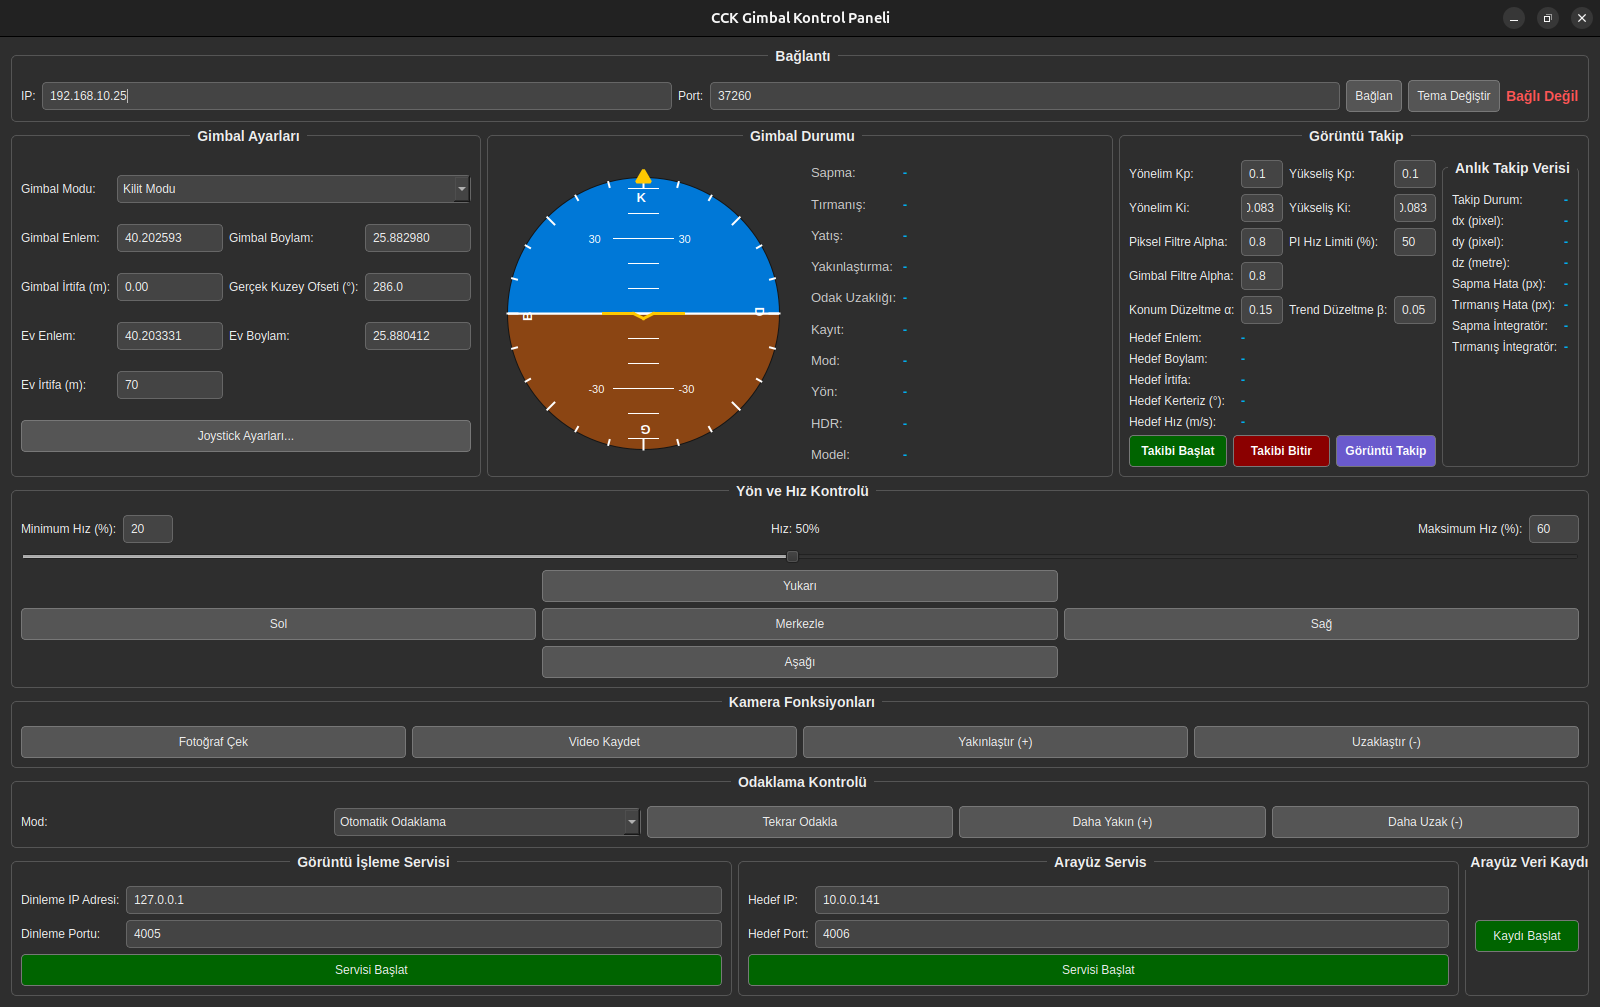

Write Python code to recreate this figure.
import sys
import threading
import socket
import json
import math
import time
import queue
import collections
import csv
from datetime import datetime
from PyQt5.QtWidgets import (QApplication, QWidget, QVBoxLayout, QHBoxLayout,
                             QPushButton, QSlider, QLabel, QGridLayout, QGroupBox,
                             QLineEdit, QComboBox, QDialog, QDialogButtonBox, QCheckBox)
from PyQt5.QtCore import Qt, QTimer, QPointF, QObject, pyqtSignal
from PyQt5.QtGui import (QPainter, QColor, QFont, QPen, QBrush, QPolygonF, QPainterPath)

try:
    import pygame
    PYGAME_AVAILABLE = True
except ImportError:
    PYGAME_AVAILABLE = False
    print("Uyarı: Pygame modülü bulunamadı. Joystick özellikleri devre dışı bırakıldı.")

try:
    from siyi_sdk import SIYISDK
except ImportError:
    print("Uyarı: SIYISDK modülü bulunamadı. Lütfen siyi_sdk.py dosyasının projenizde olduğundan emin olun.")
    class SIYISDK:
        def __init__(self, *args, **kwargs): self._connected = False
        def connect(self): self._connected = True; print("Sahte SIYISDK: Bağlandı."); return True
        def disconnect(self): self._connected = False; print("Sahte SIYISDK: Bağlantı kesildi.")
        def isConnected(self): return self._connected
        def getAttitude(self): return 0.0, 0.0, 0.0
        def getCurrentZoomLevel(self): return 1.0
        def getGimbalInfo(self): return type('info', (object,), {'record_state': 0, 'motion_mode': 0, 'mount_dir': 1, 'hdr_sta': 0})()
        def setGimbalSpeed(self, yaw, pitch): pass
        def requestCenterGimbal(self): pass
        def takePhoto(self): pass
        def toggleRecording(self): pass
        def requestManualZoom(self, direction): pass
        def setMotionMode(self, mode): pass
        def requestAutoFocus(self): pass
        def requestManualFocus(self, direction): pass
        def getCameraTypeString(self): return "Sahte Kamera"

class AttitudeIndicator(QWidget):
    """
    Gimbal'in Yaw, Pitch ve Roll açılarını gösteren bir yapay ufuk göstergesi widget'ı.
    """
    
    COLOR_BACKGROUND = QColor(20, 20, 20)
    COLOR_SKY = QColor(0, 120, 215)
    COLOR_GROUND = QColor(139, 69, 19)
    COLOR_TEXT_AND_LINES = QColor(Qt.white)
    COLOR_AIRCRAFT_SYMBOL = QColor(255, 200, 0)
    
    PIXELS_PER_DEGREE_PITCH = 2.5
    
    def __init__(self, parent=None):
        super().__init__(parent)
        self.yaw = 0.0
        self.pitch = 0.0
        self.roll = 0.0
        self.setMinimumSize(220, 220)

    def set_attitude(self, yaw, pitch, roll):
        """
        Göstergenin açılarını günceller ve yeniden çizilmesini tetikler.
        """
        self.yaw = yaw
        self.pitch = pitch
        self.roll = roll
        self.update()

    def paintEvent(self, event):
        """
        Qt tarafından çağrılan ve widget'ı boyayan ana metot.
        """
        painter = QPainter(self)
        painter.setRenderHint(QPainter.Antialiasing)
        
        width = self.width()
        height = self.height()
        center = QPointF(width / 2, height / 2)
        radius = min(width, height) / 2 - 10

        self._draw_background_bezel(painter, center, radius)
        self._draw_artificial_horizon(painter, center, radius)
        self._draw_compass(painter, center, radius)
        self._draw_aircraft_symbol(painter, center)
        
    def _draw_background_bezel(self, painter, center, radius):
        """
        Göstergenin dairesel arka planını ve çerçevesini çizer.
        """
        painter.setPen(Qt.NoPen)
        painter.setBrush(self.COLOR_BACKGROUND)
        painter.drawEllipse(center, radius, radius)
        
    def _draw_artificial_horizon(self, painter, center, radius):
        """
        Yapay ufku (gökyüzü/yer) ve pitch merdivenini çizer.
        Bu bölüm, pitch ve roll açılarına göre hareket eder.
        """
        painter.save()
        
        clip_path = QPainterPath()
        clip_path.addEllipse(QPointF(0, 0), radius - 1, radius - 1)

        painter.translate(center)
        painter.setClipPath(clip_path)

        painter.rotate(self.roll)
        painter.translate(0, self.pitch * self.PIXELS_PER_DEGREE_PITCH)
        
        huge_rect_size = int(radius * 4)
        painter.setPen(QPen(self.COLOR_TEXT_AND_LINES, 2))
        painter.setFont(QFont("Arial", 8))
        painter.setBrush(self.COLOR_GROUND)
        painter.drawRect(-huge_rect_size, 0, huge_rect_size * 2, huge_rect_size)
        painter.setBrush(self.COLOR_SKY)
        painter.drawRect(-huge_rect_size, -huge_rect_size, huge_rect_size * 2, huge_rect_size)

        for p_angle in range(-90, 91, 10):
            y_pos = int(-p_angle * self.PIXELS_PER_DEGREE_PITCH)
            
            is_major_tick = (p_angle % 30 == 0)
            length = 30 if is_major_tick else 15
            pen_width = 2 if p_angle == 0 else 1 
            
            painter.setPen(QPen(self.COLOR_TEXT_AND_LINES, pen_width))
            painter.drawLine(-length, y_pos, length, y_pos)
            
            if is_major_tick and p_angle != 0:
                painter.drawText(-length - 25, y_pos + 4, str(p_angle))
                painter.drawText(length + 5, y_pos + 4, str(p_angle))
                
        painter.restore()

    def _draw_compass(self, painter, center, radius):
        """
        Pusula halkasını (yaw göstergesi) çizer.
        Bu bölüm, yaw açısına göre döner.
        """
        painter.save()
        painter.translate(center)
        painter.rotate(-self.yaw) 
        
        painter.setPen(QPen(self.COLOR_TEXT_AND_LINES, 2))
        painter.setFont(QFont("Arial", 10, QFont.Bold))

        for angle_deg in range(0, 360, 15):
            painter.save()
            painter.rotate(angle_deg)
            
            is_major_tick = (angle_deg % 45 == 0)
            tick_length = 10 if is_major_tick else 5
            
            painter.drawLine(0, int(-radius), 0, int(-radius + tick_length))
            
            if is_major_tick:
                cardinal_points = {0: "K", 90: "D", 180: "G", 270: "B"}
                point_text = cardinal_points.get(angle_deg, "")
                painter.drawText(QPointF(-7, -radius + 25), point_text)
                
            painter.restore()
            
        painter.restore()
        
    def _draw_aircraft_symbol(self, painter, center):
        """
        Ekranın ortasında duran sabit uçak sembolünü ve yaw işaretçisini çizer.
        """
        painter.translate(center)
        
        pen = QPen(self.COLOR_AIRCRAFT_SYMBOL, 3)
        brush = QBrush(self.COLOR_AIRCRAFT_SYMBOL)
        painter.setPen(pen)
        painter.setBrush(brush)
        
        yaw_pointer_poly = QPolygonF([
            QPointF(0, -self.height()/2+10),   
            QPointF(-7, -self.height()/2+22),
            QPointF(7, -self.height()/2+22)
        ])
        painter.drawPolygon(yaw_pointer_poly)

        painter.drawLine(-40, 0, -10, 0) 
        painter.drawLine(10, 0, 40, 0) 
        painter.drawLine(-10, 0, 0, 5) 
        painter.drawLine(10, 0, 0, 5)

if PYGAME_AVAILABLE:
    class JoystickConfigDialog(QDialog):
        """
        Kullanıcının joystick'lerini seçmesine ve gimbal eylemlerini (eksenler, düğmeler, POV Hat)
        bu joystick'lere atamasına olanak tanıyan bir yapılandırma penceresi.
        """
        config_saved = pyqtSignal(dict)
        
        ACTIONS = {
            "Yönelim (Yaw)": {"type": "axis", "key": "YAW_AXIS", "rev_key": "REVERSE_YAW"},
            "Yükseliş (Pitch)": {"type": "axis", "key": "PITCH_AXIS", "rev_key": "REVERSE_PITCH"},
            "Gimbal Hız": {"type": "axis", "key": "SPEED_AXIS", "rev_key": "REVERSE_SPEED"},
            "Fotoğraf Çek": {"type": "button", "key": "PHOTO_BUTTON"},
            "Video Kaydet": {"type": "button", "key": "RECORD_BUTTON"},
            "Takibi Başlat": {"type": "button", "key": "TRACK_START_BUTTON"},
            "Takibi Bitir": {"type": "button", "key": "TRACK_STOP_BUTTON"},
            "Görüntü Takip": {"type": "button", "key": "TRACK_RESET_BUTTON"},
            "Zoom In (+)": {"type": "button", "key": "ZOOM_IN_BUTTON"},
            "Zoom Out (-)": {"type": "button", "key": "ZOOM_OUT_BUTTON"},
            "Odak Yakınlaştır (+)": {"type": "button", "key": "FOCUS_NEAR_BUTTON"},
            "Odak Uzaklaştır (-)": {"type": "button", "key": "FOCUS_FAR_BUTTON"},
        }
        
        def __init__(self, current_config, parent=None):
            super().__init__(parent)
            self.setWindowTitle("Joystick Ayarları"); self.setMinimumWidth(500)
            self.config, self.widgets = current_config, {}
            pygame.joystick.init()
            main_layout = QVBoxLayout(self)
            form_layout, button_box = self._create_form_layout(), self._create_button_box()
            main_layout.addLayout(form_layout); main_layout.addWidget(button_box)
            if pygame.joystick.get_count() > 0: self.populate_axes_and_buttons(); self.load_config_to_ui()

        def _create_form_layout(self):
            form_layout = QGridLayout()
            self._create_joystick_selector(form_layout)
            for row, (name, data) in enumerate(self.ACTIONS.items(), 1): self._create_action_row(form_layout, name, data, row)
            return form_layout

        def _create_joystick_selector(self, layout):
            self.joy_select = QComboBox()
            joystick_count = pygame.joystick.get_count()
            if joystick_count == 0: self.joy_select.addItem("Joystick Bulunamadı")
            else:
                for i in range(joystick_count): self.joy_select.addItem(pygame.joystick.Joystick(i).get_name())
            self.joy_select.currentIndexChanged.connect(self.populate_axes_and_buttons)
            layout.addWidget(QLabel("Joystick:"), 0, 0); layout.addWidget(self.joy_select, 0, 1, 1, 2)

        def _create_action_row(self, layout, name, data, row):
            combo = QComboBox(); self.widgets[data["key"]] = combo
            detect_btn = QPushButton("Oto. Algıla"); detect_btn.clicked.connect(lambda ch, action_name=name: self.auto_detect(action_name))
            layout.addWidget(QLabel(name + ":"), row, 0); layout.addWidget(combo, row, 1); layout.addWidget(detect_btn, row, 2)
            if data["type"] == "axis":
                checkbox = QCheckBox("Ters Çevir"); self.widgets[data["rev_key"]] = checkbox; layout.addWidget(checkbox, row, 3)

        def _create_button_box(self):
            button_box = QDialogButtonBox(QDialogButtonBox.Save | QDialogButtonBox.Cancel)
            button_box.accepted.connect(self.save_and_accept); button_box.rejected.connect(self.reject)
            return button_box

        def populate_axes_and_buttons(self):
            joy_index = self.joy_select.currentIndex()
            if joy_index < 0: return
            joystick = pygame.joystick.Joystick(joy_index)
            axis_items = ["-"]+[f"Eksen {i}" for i in range(joystick.get_numaxes())]
            button_items = ["-"]+[f"Düğme {i}" for i in range(joystick.get_numbuttons())]
            hat_directions = {"Yukarı":(0,1),"Aşağı":(0,-1),"Sol":(-1,0),"Sağ":(1,0)}
            for i in range(joystick.get_numhats()):
                for name in hat_directions: button_items.append(f"Hat {i} {name}")
            for data in self.ACTIONS.values(): 
                self.widgets[data["key"]].clear()
                self.widgets[data["key"]].addItems(axis_items if data["type"] == "axis" else button_items)
        
        def load_config_to_ui(self):
            for data in self.ACTIONS.values():
                if data["key"] in self.config:
                    index = self.widgets[data["key"]].findText(str(self.config[data['key']]))
                    if index > -1: self.widgets[data["key"]].setCurrentIndex(index)
                    else: 
                        text_to_find = f"{'Eksen' if data['type']=='axis' else 'Düğme'} {self.config[data['key']]}"
                        index = self.widgets[data["key"]].findText(text_to_find)
                        if index > -1: self.widgets[data["key"]].setCurrentIndex(index)
                if data.get("rev_key") and data["rev_key"] in self.config: self.widgets[data["rev_key"]].setChecked(self.config[data["rev_key"]])

        def auto_detect(self, action_name):
            data, widget = self.ACTIONS[action_name], self.widgets[data["key"]]
            detect_dialog = QDialog(self); detect_dialog.setWindowTitle(f"{action_name} Algılanıyor...")
            detect_dialog.setLayout(QVBoxLayout()); detect_dialog.layout().addWidget(QLabel("Lütfen istediğiniz düğmeye basın veya ekseni/POV'u hareket ettirin."))
            detect_dialog.show()
            pygame.event.clear(); found, start_time = False, time.time()
            while not found and time.time() - start_time < 5:
                QApplication.processEvents()
                for event in pygame.event.get():
                    detected_text = None
                    if data["type"] == "axis" and event.type == pygame.JOYAXISMOTION and abs(event.value) > 0.8: detected_text, found = f"Eksen {event.axis}", True
                    elif data["type"] == "button" and event.type == pygame.JOYBUTTONDOWN: detected_text, found = f"Düğme {event.button}", True
                    elif data["type"] == "button" and event.type == pygame.JOYHATMOTION:
                        hat_id, value = event.hat, event.value
                        if value == (0, 1): detected_text = f"Hat {hat_id} Yukarı"
                        elif value == (0, -1): detected_text = f"Hat {hat_id} Aşağı"
                        elif value == (-1, 0): detected_text = f"Hat {hat_id} Sol"
                        elif value == (1, 0): detected_text = f"Hat {hat_id} Sağ"
                        if detected_text: found = True
                    if found and detected_text:
                        index = widget.findText(detected_text)
                        if index > -1: widget.setCurrentIndex(index)
                        break
            detect_dialog.close()

        def save_and_accept(self):
            new_config = {}
            for data in self.ACTIONS.values():
                text = self.widgets[data["key"]].currentText()
                if text != "-": new_config[data["key"]] = text
                if data.get("rev_key"): new_config[data["rev_key"]] = self.widgets[data["rev_key"]].isChecked()
            self.config_saved.emit(new_config); self.accept()

    class JoystickHandler(QObject):
        axis_moved = pyqtSignal(int, float); button_pressed = pyqtSignal(int)
        button_released = pyqtSignal(int); joystick_disconnected = pyqtSignal()
        hat_moved = pyqtSignal(int, tuple)

        def __init__(self):
            super().__init__(); self._stop_event = threading.Event(); self.joystick = None

        def run(self):
            pygame.joystick.init()
            if pygame.joystick.get_count() > 0: self.joystick = pygame.joystick.Joystick(0); self.joystick.init()
            else: self.joystick_disconnected.emit(); return
            while not self._stop_event.is_set():
                for event in pygame.event.get():
                    if event.type == pygame.JOYAXISMOTION:
                        value = self.joystick.get_axis(event.axis)
                        if abs(value) < 0.1: value = 0.0
                        self.axis_moved.emit(event.axis, value)
                    elif event.type == pygame.JOYBUTTONDOWN: self.button_pressed.emit(event.button)
                    elif event.type == pygame.JOYBUTTONUP: self.button_released.emit(event.button)
                    elif event.type == pygame.JOYHATMOTION: self.hat_moved.emit(event.hat, event.value)
                time.sleep(0.01)
                
        def stop(self): self._stop_event.set()

class GimbalGUI(QWidget):
    def __init__(self):
        super().__init__()
        self.cam=None; self.gimbal_speed=50; self.motion_modes={"Kilit Modu":3, "Takip Modu":4, "FPV Modu":5}; self.record_map={0:"Durdu", 1:"Kaydediyor", 2:"Kart Yok", 3:"Veri Kaybı"}
        self.mode_map={0:"Kilit", 1:"Takip", 2:"FPV"}; self.mount_map={1:"Normal", 2:"Ters"}; self.hdr_map={0:"Kapalı", 1:"Açık"}
        self.tracker_socket=None; self.tracker_client_addr=None
        self.tracker_handler_thread=None; self.tracker_thread_stop_flag=threading.Event(); self.interface_socket=None
        self.tracker_dx=0; self.tracker_dy=0; self.tracker_dz=0.0; self.tracker_status=0; self.gui_tracker_enabled=False; self.is_manual_control=False; self.yaw_integral_error=0.0; self.pitch_integral_error=0.0
        self.yaw_error = 0.0; self.pitch_error = 0.0
        self.last_control_time=time.time(); self.target_lat=0.0; self.target_lon=0.0; self.target_alt=0.0; self.tracker_data_queue=queue.Queue()
        self.last_tracker_data_time = 0
        self.joystick_handler=None; self.joystick_thread=None; self.joystick_values={}
        self.joystick_config = self.load_joystick_config()
        self.gui_config = self.load_gui_config()
        self._define_stylesheets(); self.is_dark_theme=True
        self.image_tracker_reset_flag = 0
        
        self.filtered_dx = 0.0
        self.filtered_dy = 0.0
        self.filtered_heading = 0.0
        self.filtered_pitch = 0.0
        
        self.prev_target_lat = 0.0
        self.prev_target_lon = 0.0
        self.prev_target_alt = 0.0
        self.last_target_update_time = time.time()

        self.current_target_heading = 0.0
        self.current_target_velocity = 0.0

        self.velocity_buffer = []
        self.heading_buffer = []
        self.MEDIAN_FILTER_WINDOW_SIZE = 30
        
        # --- Veri Kaydı (Loglama) Durumları ---
        self.is_logging = False
        self.log_file = None
        self.csv_writer = None
        
        # Yumuşatma Filtresi Değişkenleri
        self.filter_initialized = False
        self.smoothed_lat = 0.0
        self.lat_trend = 0.0
        self.smoothed_lon = 0.0
        self.lon_trend = 0.0
        self.smoothed_alt = 0.0
        self.alt_trend = 0.0
        
        self.initUI()
        self.main_update_timer=QTimer(self); self.main_update_timer.timeout.connect(self._main_update_loop); self.loop_counter=0
        self.blink_timer=QTimer(self); self.blink_timer.timeout.connect(self.toggle_tracker_button_blink); self.blink_on=False
    
    def initUI(self):
        self.setWindowTitle('CCK Gimbal Kontrol Paneli'); self.setGeometry(100,100,1600,800); self._apply_stylesheet(self.dark_style)
        main_layout=QVBoxLayout(self); top_layout = QHBoxLayout(); bottom_layout = QHBoxLayout()
        top_layout.addWidget(self.create_settings_group(), 3); top_layout.addWidget(self.create_status_group(), 4); top_layout.addWidget(self.create_tracker_control_group(), 3)
        main_layout.addWidget(self.create_connection_group()); main_layout.addLayout(top_layout)
        main_layout.addWidget(self.create_movement_group()); main_layout.addWidget(self.create_camera_actions_group()); main_layout.addWidget(self.create_focus_group())
        
        bottom_layout.addWidget(self.create_tracker_group())
        bottom_layout.addWidget(self.create_interface_service_group())
        bottom_layout.addWidget(self.create_logging_group())
        main_layout.addLayout(bottom_layout)

        self.toggle_controls(False)
        if PYGAME_AVAILABLE:
            self.setup_joystick()

    # --- Core Logic & Main Loop ---
    def _calculate_focal_length(self, zoom_level, curve_factor=1.0):
        MIN_FOCAL_LENGTH = 4.5; MAX_FOCAL_LENGTH = 148.4; MAX_OPTICAL_ZOOM = 30.0; DIGITAL_ZOOM_DAMPENING_FACTOR = 0.5
        if zoom_level > MAX_OPTICAL_ZOOM:
            dampened_ratio = math.pow(zoom_level / MAX_OPTICAL_ZOOM, DIGITAL_ZOOM_DAMPENING_FACTOR)
            return MAX_FOCAL_LENGTH * dampened_ratio
        if zoom_level <= 1.0: return MIN_FOCAL_LENGTH
        log_zoom_ratio = math.log(zoom_level) / math.log(MAX_OPTICAL_ZOOM)
        curved_ratio = math.pow(log_zoom_ratio, curve_factor)
        focal_length = MIN_FOCAL_LENGTH * math.pow(MAX_FOCAL_LENGTH / MIN_FOCAL_LENGTH, curved_ratio)
        return focal_length
    
    def _haversine_distance(self, lat1, lon1, lat2, lon2):
        R = 6371000; lat1_rad, lon1_rad = math.radians(lat1), math.radians(lon1); lat2_rad, lon2_rad = math.radians(lat2), math.radians(lon2)
        dlat, dlon = lat2_rad - lat1_rad, lon2_rad - lon1_rad
        a = math.sin(dlat / 2)**2 + math.cos(lat1_rad) * math.cos(lat2_rad) * math.sin(dlon / 2)**2
        c = 2 * math.atan2(math.sqrt(a), math.sqrt(1 - a)); return R * c

    def _calculate_bearing(self, lat1, lon1, lat2, lon2):
        lat1_rad, lon1_rad = math.radians(lat1), math.radians(lon1); lat2_rad, lon2_rad = math.radians(lat2), math.radians(lon2)
        dlon = lon2_rad - lon1_rad
        y = math.sin(dlon) * math.cos(lat2_rad); x = math.cos(lat1_rad) * math.sin(lat2_rad) - math.sin(lat1_rad) * math.cos(lat2_rad) * math.cos(dlon)
        bearing_rad = math.atan2(y, x); return (math.degrees(bearing_rad) + 360) % 360
    
    def _apply_median_filter(self, new_value, buffer):
        buffer.append(new_value)
        if len(buffer) > self.MEDIAN_FILTER_WINDOW_SIZE: buffer.pop(0)
        if not buffer: return 0.0
        sorted_buffer, mid = sorted(buffer), len(buffer) // 2
        return (sorted_buffer[mid - 1] + sorted_buffer[mid]) / 2 if len(sorted_buffer) % 2 == 0 else sorted_buffer[mid]
    
    def _apply_angular_median_filter(self, new_value, buffer):
        buffer.append(new_value)
        if len(buffer) > self.MEDIAN_FILTER_WINDOW_SIZE: buffer.pop(0)
        if not buffer: return 0.0
        sorted_buffer = sorted(buffer)
        if len(sorted_buffer) > 2 and (sorted_buffer[-1] - sorted_buffer[0]) > 180.0:
            shifted_buffer = sorted([val + 360 if val < 180 else val for val in sorted_buffer])
        else: shifted_buffer = sorted_buffer
        mid = len(shifted_buffer) // 2
        median = (shifted_buffer[mid - 1] + shifted_buffer[mid]) / 2.0 if len(shifted_buffer) % 2 == 0 else shifted_buffer[mid]
        return median % 360.0

    def _send_focal_length_response(self, focal_length, zoom, gimbal_tracker_status):
        if self.tracker_socket and self.tracker_client_addr:
            try:
                response_data = {"focal_length": round(focal_length, 2), "zoom": round(zoom, 2), "gimbal_tracker_status": gimbal_tracker_status, "image_tracker_reset": self.image_tracker_reset_flag}
                self.tracker_socket.sendto(json.dumps(response_data).encode('utf-8'), self.tracker_client_addr)
            except (socket.error, Exception): pass
    
    def _main_update_loop(self):
        if not(self.cam and self.cam.isConnected()): return
        if self.tracker_button.isChecked() and self.tracker_client_addr and self.last_tracker_data_time != 0 and (time.time() - self.last_tracker_data_time > 2.0):
            print("Tracker data timeout!"); self.reset_tracker_state()
        self.loop_counter+=1 
        raw_yaw,raw_pitch,raw_roll,zoom,info=self._get_data_from_sources()
        heading,pitch,roll=self._process_and_calculate_values(raw_yaw,raw_pitch,raw_roll)
        focal_length = self._calculate_focal_length(zoom,curve_factor=1.25)
        self._send_focal_length_response(focal_length, zoom, 1 if self.gui_tracker_enabled else 0)
        is_tracking=self.gui_tracker_enabled and self.tracker_status==1
        self._execute_control_logic(is_tracking)
        self._update_target_kinematics(is_tracking)
        self._update_gui_widgets(raw_yaw,heading,pitch,roll,zoom,focal_length,info,is_tracking)
        if self.loop_counter%3==0: self._send_service_data(heading,is_tracking)

        if self.is_logging and self.loop_counter % 5 == 0:
            log_data = collections.OrderedDict()
            # --- Sensör ve Hesaplanan Veriler ---
            log_data['raw_yaw'] = f"{raw_yaw:.2f}"; log_data['raw_pitch'] = f"{raw_pitch:.2f}"; log_data['raw_roll'] = f"{raw_roll:.2f}"
            log_data['filtered_heading'] = f"{heading:.2f}"; log_data['filtered_pitch'] = f"{pitch:.2f}"
            log_data['zoom_level'] = f"{zoom:.1f}"; log_data['focal_length'] = f"{focal_length:.1f}"
            log_data['record_state'] = info.record_state; log_data['motion_mode'] = info.motion_mode
            log_data['mount_dir'] = info.mount_dir; log_data['hdr_state'] = info.hdr_sta
            log_data['tracker_status'] = self.tracker_status; log_data['tracker_dx'] = self.tracker_dx
            log_data['tracker_dy'] = self.tracker_dy; log_data['tracker_dz'] = f"{self.tracker_dz:.2f}"
            log_data['is_gui_tracking_enabled'] = self.gui_tracker_enabled
            log_data['target_latitude'] = f"{self.target_lat:.7f}"; log_data['target_longitude'] = f"{self.target_lon:.7f}"
            log_data['target_altitude'] = f"{self.target_alt:.2f}"; log_data['target_velocity'] = f"{self.current_target_velocity:.2f}"
            log_data['target_heading'] = f"{self.current_target_heading:.2f}"; log_data['yaw_pi_error'] = f"{self.yaw_error:.2f}"
            log_data['pitch_pi_error'] = f"{self.pitch_error:.2f}"; log_data['yaw_pi_integrator'] = f"{self.yaw_integral_error:.2f}"
            log_data['pitch_pi_integrator'] = f"{self.pitch_integral_error:.2f}"
            # --- Arayüzden Girilen Değerler ---
            log_data['kp_yaw'] = self.kp_yaw_input.text(); log_data['ki_yaw'] = self.ki_yaw_input.text()
            log_data['kp_pitch'] = self.kp_pitch_input.text(); log_data['ki_pitch'] = self.ki_pitch_input.text()
            log_data['pixel_filter_alpha'] = self.filter_alpha_input.text(); log_data['pi_speed_limit'] = self.pi_speed_limit_input.text()
            log_data['gimbal_filter_alpha'] = self.gimbal_filter_alpha_input.text()
            log_data['max_jump_distance'] = self.max_jump_distance_input.text()
            log_data['smoothing_alpha'] = self.smoothing_alpha_input.text()
            log_data['smoothing_beta'] = self.smoothing_beta_input.text()
            log_data['gimbal_lat_input'] = self.gimbal_lat_input.text(); log_data['gimbal_lon_input'] = self.gimbal_lon_input.text()
            log_data['gimbal_alt_input'] = self.gimbal_alt_input.text(); log_data['north_offset_input'] = self.true_north_offset_input.text()
            log_data['home_lat_input'] = self.home_lat_input.text(); log_data['home_lon_input'] = self.home_lon_input.text()
            log_data['home_alt_input'] = self.home_alt_input.text(); log_data['min_speed_input'] = self.min_speed_input.text()
            log_data['max_speed_input'] = self.max_speed_input.text()
            self._write_log_entry(log_data)

    def _get_data_from_sources(self):
        try: 
            tracker_data = self.tracker_data_queue.get_nowait()
            raw_dx = tracker_data.get('dx', 0); raw_dy = tracker_data.get('dy', 0)
            try: alpha = max(0.0, min(1.0, float(self.filter_alpha_input.text())))
            except (ValueError, TypeError): alpha = 0.3
            self.filtered_dx = (alpha * raw_dx) + (1 - alpha) * self.filtered_dx
            self.filtered_dy = (alpha * raw_dy) + (1 - alpha) * self.filtered_dy
            self.tracker_dx = int(self.filtered_dx); self.tracker_dy = int(self.filtered_dy)
            raw_dz  = tracker_data.get('dz', 0.0)
            self.tracker_dz = (alpha * raw_dz) + (1 - alpha) * self.tracker_dz
            self.tracker_status = tracker_data.get('tracker_status', 0)
            self.last_tracker_data_time = time.time()
        except queue.Empty: pass
        raw_yaw, raw_pitch, raw_roll = self.cam.getAttitude()
        zoom = self.cam.getCurrentZoomLevel(); info = self.cam.getGimbalInfo()
        return raw_yaw, raw_pitch, raw_roll, zoom, info

    def _process_and_calculate_values(self,raw_yaw,raw_pitch,raw_roll):
        normalized_pitch=(raw_pitch+360)%360; raw_pitch_processed=180.0-normalized_pitch; raw_pitch_processed=max(-90.0,min(90.0,raw_pitch_processed)); roll=-raw_roll
        try: true_north_offset=float(self.true_north_offset_input.text())
        except(ValueError,TypeError): true_north_offset=0.0
        raw_heading=(raw_yaw+true_north_offset)%360
        try: alpha = max(0.0, min(1.0, float(self.gimbal_filter_alpha_input.text())))
        except(ValueError,TypeError): alpha = 0.2
        if self.filtered_heading == 0.0 and self.filtered_pitch == 0.0:
            self.filtered_heading, self.filtered_pitch = raw_heading, raw_pitch_processed
        diff = (raw_heading - self.filtered_heading + 180) % 360 - 180
        self.filtered_heading = (self.filtered_heading + alpha * diff + 360) % 360
        self.filtered_pitch = (alpha * raw_pitch_processed) + (1 - alpha) * self.filtered_pitch
        return self.filtered_heading,self.filtered_pitch,roll
        
    def _execute_control_logic(self, is_tracking):
        if self.is_manual_control: return
        if not self.gui_tracker_enabled:
            if not PYGAME_AVAILABLE: return
            try: min_speed, max_speed = int(self.min_speed_input.text()), int(self.max_speed_input.text())
            except ValueError: min_speed, max_speed = 1, 100
            speed_range = max_speed - min_speed
            speed_axis_str, yaw_axis_str, pitch_axis_str = self.joystick_config.get("SPEED_AXIS"), self.joystick_config.get("YAW_AXIS"), self.joystick_config.get("PITCH_AXIS")
            speed_axis_index, yaw_axis_index, pitch_axis_index = -1, -1, -1
            if isinstance(speed_axis_str, str) and speed_axis_str.startswith("Eksen "): speed_axis_index = int(speed_axis_str.split(" ")[-1])
            if isinstance(yaw_axis_str, str) and yaw_axis_str.startswith("Eksen "): yaw_axis_index = int(yaw_axis_str.split(" ")[-1])
            if isinstance(pitch_axis_str, str) and pitch_axis_str.startswith("Eksen "): pitch_axis_index = int(pitch_axis_str.split(" ")[-1])
            speed_axis_val=self.joystick_values.get(speed_axis_index,-1.0);joystick_yaw_val=self.joystick_values.get(yaw_axis_index,0.0);joystick_pitch_val=self.joystick_values.get(pitch_axis_index,0.0)
            if self.joystick_config.get("REVERSE_SPEED"): speed_axis_val *= -1
            if speed_axis_val > -0.99:
                new_speed = int(min_speed + speed_range * ((speed_axis_val + 1.0) / 2.0))
                if abs(new_speed - self.gimbal_speed) > 1: self.speed_slider.setValue(new_speed)
            if self.joystick_config.get("REVERSE_YAW"): joystick_yaw_val *= -1
            if self.joystick_config.get("REVERSE_PITCH"): joystick_pitch_val *= -1
            if abs(joystick_yaw_val) > 0 or abs(joystick_pitch_val) > 0:
                self.cam.setGimbalSpeed(int(self.gimbal_speed*joystick_yaw_val),int(-self.gimbal_speed*joystick_pitch_val)); return
        self._run_pi_controller(is_tracking)

    def _update_target_kinematics(self, is_tracking):
        if is_tracking and self.target_lat != 0.0 and self.prev_target_lat != 0.0:
            current_time, dt = time.time(), time.time() - self.last_target_update_time
            if dt > 0.01:
                horizontal_dist = self._haversine_distance(self.prev_target_lat, self.prev_target_lon, self.target_lat, self.target_lon)
                raw_velocity = math.sqrt(horizontal_dist**2 + (self.target_alt-self.prev_target_alt)**2) / dt
                self.current_target_velocity = self._apply_median_filter(raw_velocity, self.velocity_buffer)
                raw_heading = self._calculate_bearing(self.prev_target_lat, self.prev_target_lon, self.target_lat, self.target_lon)
                self.current_target_heading = self._apply_angular_median_filter(raw_heading, self.heading_buffer)
            self.prev_target_lat,self.prev_target_lon,self.prev_target_alt=self.target_lat,self.target_lon,self.target_alt
            self.last_target_update_time = current_time
        elif is_tracking and self.target_lat != 0.0 and self.prev_target_lat == 0.0:
            self.prev_target_lat,self.prev_target_lon,self.prev_target_alt = self.target_lat,self.target_lon,self.target_alt
            self.last_target_update_time = time.time()
            self.current_target_velocity, self.current_target_heading = 0.0, 0.0
            self.velocity_buffer.clear(); self.heading_buffer.clear()
        elif not is_tracking:
            self.prev_target_lat,self.prev_target_lon,self.prev_target_alt=0.0,0.0,0.0
            self.current_target_heading, self.current_target_velocity = 0.0, 0.0
            self.velocity_buffer.clear(); self.heading_buffer.clear()

    def _update_gui_widgets(self,raw_yaw,heading,pitch,roll,zoom,focal_length,info,is_tracking):

        self.attitude_widget.set_attitude(heading,pitch,roll); self.yaw_value.setText(f"{raw_yaw:.2f}°(H:{heading:.2f}°)"); self.pitch_value.setText(f"{pitch:.2f}°"); self.roll_value.setText(f"{roll:.2f}°")
        self.zoom_value.setText(f"{zoom:.1f}x"); self.focal_length_value.setText(f"{focal_length:.1f} mm"); self.record_value.setText(f"{self.record_map.get(info.record_state,'-')}")
        self.mode_value.setText(f"{self.mode_map.get(info.motion_mode,'-')}"); self.mount_value.setText(f"{self.mount_map.get(info.mount_dir,'-')}"); self.hdr_value.setText(f"{self.hdr_map.get(info.hdr_sta,'-')}")
        self.tracker_status_label.setText(f"{self.tracker_status}"); self.dx_label.setText(f"{self.tracker_dx}"); self.dy_label.setText(f"{self.tracker_dy}"); self.dz_label.setText(f"{self.tracker_dz:.2f}")
        
        if is_tracking:
            try:
                # Gerekli verileri al
                gimbal_lat,gimbal_lon,gimbal_alt=(float(self.gimbal_lat_input.text()),float(self.gimbal_lon_input.text()),float(self.gimbal_alt_input.text()))
                alpha = float(self.smoothing_alpha_input.text())
                beta = float(self.smoothing_beta_input.text())

                # Ham hedef koordinatlarını hesapla
                raw_target_lat, raw_target_lon, raw_target_alt = self.calculate_target_coordinates(gimbal_lat,gimbal_lon,gimbal_alt,heading,pitch,self.tracker_dz)

                if not self.filter_initialized:
                    self._initialize_smoothing(raw_target_lat, raw_target_lon, raw_target_alt)
                    self.filter_initialized = True
                else:
                    self._apply_smoothing(raw_target_lat, raw_target_lon, raw_target_alt, alpha, beta)

                # Nihai yumuşatılmış hedefi `self.target_*` değişkenlerine ata
                self.target_lat, self.target_lon, self.target_alt = self.smoothed_lat, self.smoothed_lon, self.smoothed_alt

                # GUI'yi güncelle
                self.target_lat_label.setText(f"{self.target_lat:.7f}"); self.target_lon_label.setText(f"{self.target_lon:.7f}"); self.target_alt_label.setText(f"{self.target_alt:.2f} m")
                self.target_heading_label.setText(f"{self.current_target_heading:.2f}°"); self.target_velocity_label.setText(f"{self.current_target_velocity:.2f} m/s")
                
            except (ValueError, TypeError):
                self.target_lat_label.setText("Hatalı Veri"); self.target_lon_label.setText("Hatalı Veri"); self.target_alt_label.setText("Hatalı Veri")

            # PI Kontrolcü hata göstergelerini güncelle
            self.yaw_error_label.setText(f"{self.yaw_error:.2f}"); self.pitch_error_label.setText(f"{self.pitch_error:.2f}")
            self.yaw_integrator_label.setText(f"{self.yaw_integral_error:.2f}"); self.pitch_integrator_label.setText(f"{self.pitch_integral_error:.2f}")
        else: 
            self.reset_target_info()
        
        if self.tracker_status==1 and not self.gui_tracker_enabled:
            if not self.blink_timer.isActive(): self.blink_timer.start(300)
        else:
            if self.blink_timer.isActive(): self.blink_timer.stop()
            self.start_tracker_button.setStyleSheet("")

    def _send_service_data(self,heading,is_tracking):
        if self.interface_socket:
            try:
                gimbal_lat, gimbal_lon, gimbal_alt = float(self.gimbal_lat_input.text()), float(self.gimbal_lon_input.text()), float(self.gimbal_alt_input.text())
                target_status = 1 if is_tracking else 0
                if target_status == 1:
                    target_payload = {"target_latitude": round(self.target_lat,7), "target_longitude": round(self.target_lon,7), "target_altitude": round(self.target_alt,2) - 5, "target_status": target_status, "target_heading": round(self.current_target_heading,2), "target_velocity": round(self.current_target_velocity,2)}
                else:
                    try: home_lat, home_lon, home_alt = float(self.home_lat_input.text()), float(self.home_lon_input.text()), float(self.home_alt_input.text())
                    except (ValueError, TypeError): home_lat, home_lon, home_alt = 0.0, 0.0, 0.0
                    target_payload = {"target_latitude": home_lat, "target_longitude": home_lon, "target_altitude": home_alt, "target_status": target_status, "target_heading": 0.0, "target_velocity": 0.0}
                data_to_send = {"target": target_payload, "gimbal": {"gimbal_latitude": round(gimbal_lat,14), "gimbal_longitude": round(gimbal_lon,14), "gimbal_altitude": round(gimbal_alt,2), "gimbal_heading": round(heading,0)}, "tracker": {"tracker_x":0.0,"tracker_y":0.0,"tracker_z":0.0,"tracker_status":0.0}}
                message = json.dumps(data_to_send, indent=4).encode('utf-8')
                target_ip, target_port = self.interface_ip_input.text(), int(self.interface_port_input.text())
                self.interface_socket.sendto(message, (target_ip, target_port))
            except(ValueError, socket.error): pass
    
    # --- Configuration Management ---
    def load_gui_config(self):
        try:
            with open("gui_config.json", 'r') as f: return json.load(f)
        except (FileNotFoundError, json.JSONDecodeError):
            return {"kp_yaw":"0.8","ki_yaw":"0.01","kp_pitch":"0.8","ki_pitch":"0.01","gimbal_lat":"0.0","gimbal_lon":"0.0","gimbal_alt":"0.0","home_lat":"0.0","home_lon":"0.0","home_alt":"0.0","north_offset":"0.0","filter_alpha":"0.3","gimbal_filter_alpha":"0.2","pi_speed_limit":"100","connection_ip":"192.168.144.25","connection_port":"37260","min_speed":"5","max_speed":"100","tracker_listen_ip":"0.0.0.0","tracker_listen_port":"8888","interface_target_ip":"127.0.0.1","interface_target_port":"8889", "max_jump_distance": "50.0", "smoothing_alpha": "0.4", "smoothing_beta": "0.2"}

    def save_gui_config(self):
        config_to_save = {
            "kp_yaw": self.kp_yaw_input.text(), "ki_yaw": self.ki_yaw_input.text(),
            "kp_pitch": self.kp_pitch_input.text(), "ki_pitch": self.ki_pitch_input.text(),
            "gimbal_lat": self.gimbal_lat_input.text(), "gimbal_lon": self.gimbal_lon_input.text(),
            "gimbal_alt": self.gimbal_alt_input.text(), "home_lat": self.home_lat_input.text(),
            "home_lon": self.home_lon_input.text(), "home_alt": self.home_alt_input.text(),
            "north_offset": self.true_north_offset_input.text(), "filter_alpha": self.filter_alpha_input.text(),
            "gimbal_filter_alpha": self.gimbal_filter_alpha_input.text(), "pi_speed_limit": self.pi_speed_limit_input.text(),
            "connection_ip": self.ip_input.text(), "connection_port": self.port_input.text(),
            "min_speed": self.min_speed_input.text(), "max_speed": self.max_speed_input.text(),
            "tracker_listen_ip": self.tracker_ip_input.text(), "tracker_listen_port": self.tracker_port_input.text(),
            "interface_target_ip": self.interface_ip_input.text(), "interface_target_port": self.interface_port_input.text(),
            "max_jump_distance": self.max_jump_distance_input.text(),
            "smoothing_alpha": self.smoothing_alpha_input.text(),
            "smoothing_beta": self.smoothing_beta_input.text()
        }
        try:
            with open("gui_config.json", 'w') as f: json.dump(config_to_save, f, indent=4)
        except Exception as e: print(f"GUI yapılandırması kaydedilemedi: {e}")
    
    def load_joystick_config(self):
        try:
            with open("joystick_config.json",'r') as f: return json.load(f)
        except (FileNotFoundError, json.JSONDecodeError):
            return {"YAW_AXIS":0,"REVERSE_YAW":False,"PITCH_AXIS":1,"REVERSE_PITCH":True,"SPEED_AXIS":2,"REVERSE_SPEED":False,"PHOTO_BUTTON":1,"RECORD_BUTTON":0,"TRACK_START_BUTTON":2,"TRACK_STOP_BUTTON":3,"TRACK_RESET_BUTTON":-1,"ZOOM_IN_BUTTON":-1,"ZOOM_OUT_BUTTON":-1,"FOCUS_NEAR_BUTTON":-1,"FOCUS_FAR_BUTTON":-1}

    def save_joystick_config(self,config):
        try:
            with open("joystick_config.json",'w')as f:json.dump(config,f,indent=4)
        except Exception as e:print(f"Joystick yapılandırması kaydedilemedi: {e}")
    
    # --- Joystick Methods ---
    def open_joystick_config(self):
        if not PYGAME_AVAILABLE: return
        dialog=JoystickConfigDialog(self.joystick_config,self);dialog.config_saved.connect(self.update_joystick_config);dialog.exec_()
    
    def update_joystick_config(self,new_config):
        self.joystick_config=new_config;self.save_joystick_config(new_config)
        if PYGAME_AVAILABLE: self.setup_joystick()
        print("Joystick ayarları güncellendi ve kaydedildi.")
    
    def setup_joystick(self):
        if not PYGAME_AVAILABLE: return
        if self.joystick_thread and self.joystick_thread.is_alive():
            self.joystick_handler.stop(); self.joystick_thread.join()
        self.joystick_handler = JoystickHandler(); self.joystick_thread = threading.Thread(target=self.joystick_handler.run, daemon=True)
        self.joystick_handler.axis_moved.connect(self._handle_joystick_axis)
        self.joystick_handler.button_pressed.connect(self._handle_joystick_button_press)
        self.joystick_handler.button_released.connect(self._handle_joystick_button_release)
        self.joystick_handler.hat_moved.connect(self._handle_joystick_hat)
        self.joystick_handler.joystick_disconnected.connect(lambda:print("Joystick bağlı değil!"))
        self.joystick_thread.start()

    def _handle_joystick_axis(self, axis, value): self.joystick_values[axis]=value
    
    def _handle_joystick_button_press(self, button):
        config,button_str = self.joystick_config,f"Düğme {button}" 
        if config.get("PHOTO_BUTTON")==button_str: self.take_photo()
        if config.get("RECORD_BUTTON")==button_str: self.toggle_record()
        if config.get("TRACK_START_BUTTON")==button_str: self.start_gui_tracker()
        if config.get("TRACK_STOP_BUTTON")==button_str: self.stop_gui_tracker()
        if config.get("TRACK_RESET_BUTTON")==button_str: self.trigger_image_tracker_reset()
        if config.get("ZOOM_IN_BUTTON")==button_str: self.start_zoom(1)
        if config.get("ZOOM_OUT_BUTTON")==button_str: self.start_zoom(-1)
        if config.get("FOCUS_NEAR_BUTTON")==button_str: self.start_manual_focus(1)
        if config.get("FOCUS_FAR_BUTTON")==button_str: self.start_manual_focus(-1)

    def _handle_joystick_button_release(self, button):
        config,button_str = self.joystick_config,f"Düğme {button}"
        if config.get("ZOOM_IN_BUTTON")==button_str or config.get("ZOOM_OUT_BUTTON")==button_str: self.stop_zoom()
        if config.get("FOCUS_NEAR_BUTTON")==button_str or config.get("FOCUS_FAR_BUTTON")==button_str: self.stop_manual_focus()
    
    def _handle_joystick_hat(self, hat_id, value):
        config,hat_str=self.joystick_config,None
        if value==(0,1): hat_str=f"Hat {hat_id} Yukarı"
        elif value==(0,-1): hat_str=f"Hat {hat_id} Aşağı"
        elif value==(-1,0): hat_str=f"Hat {hat_id} Sol"
        elif value==(1,0): hat_str=f"Hat {hat_id} Sağ"
        if config.get("PHOTO_BUTTON")==hat_str: self.take_photo()
        if config.get("RECORD_BUTTON")==hat_str: self.toggle_record()
        if config.get("TRACK_START_BUTTON")==hat_str: self.start_gui_tracker()
        if config.get("TRACK_STOP_BUTTON")==hat_str: self.stop_gui_tracker()
        if config.get("TRACK_RESET_BUTTON")==hat_str: self.trigger_image_tracker_reset()
        is_zoom_in=config.get("ZOOM_IN_BUTTON")==hat_str; is_zoom_out=config.get("ZOOM_OUT_BUTTON")==hat_str
        is_focus_near=config.get("FOCUS_NEAR_BUTTON")==hat_str; is_focus_far=config.get("FOCUS_FAR_BUTTON")==hat_str
        if is_zoom_in: self.start_zoom(1)
        elif is_zoom_out: self.start_zoom(-1)
        if is_focus_near: self.start_manual_focus(1)
        elif is_focus_far: self.start_manual_focus(-1)
        if value == (0, 0):
            zoom_in_binding,zoom_out_binding=config.get("ZOOM_IN_BUTTON",""),config.get("ZOOM_OUT_BUTTON","")
            focus_near_binding,focus_far_binding=config.get("FOCUS_NEAR_BUTTON",""),config.get("FOCUS_FAR_BUTTON","")
            should_stop_zoom=(zoom_in_binding.startswith(f"Hat {hat_id}") or zoom_out_binding.startswith(f"Hat {hat_id}"))
            should_stop_focus=(focus_near_binding.startswith(f"Hat {hat_id}") or focus_far_binding.startswith(f"Hat {hat_id}"))
            if should_stop_zoom: self.stop_zoom()
            if should_stop_focus: self.stop_manual_focus()
    
    # --- Service & Communication Methods ---
    def receive_tracker_data_loop(self):
        while not self.tracker_thread_stop_flag.is_set():
            try:
                data, addr = self.tracker_socket.recvfrom(1024)
                if not data: continue
                if self.tracker_client_addr != addr:
                    print(f"Görüntü işleme istemcisinden ilk veri alındı: {addr}")
                    self.tracker_client_addr=addr; self.last_tracker_data_time=time.time()
                try:
                    self.tracker_data_queue.put(json.loads(data.decode('utf-8')))
                except (json.JSONDecodeError, UnicodeDecodeError) as e: print(f"Hatalı tracker verisi: {e}. Alınan: {data}")
            except socket.error:
                if self.tracker_thread_stop_flag.is_set(): break
                else: print(f"Tracker soket hatası."); break
            except Exception as e: print(f"Tracker dinleme döngüsünde beklenmedik hata: {e}"); break
        print("Tracker dinleme döngüsü durdu.")

    # --- UI Creation Methods ---
    def create_status_group(self):
        group_box=QGroupBox("Gimbal Durumu"); group_box.setObjectName("StatusGroup"); main_layout=QHBoxLayout(); self.attitude_widget=AttitudeIndicator(); main_layout.addWidget(self.attitude_widget,1); main_layout.addSpacing(15); text_layout=QGridLayout()
        self.yaw_value=QLabel("-");self.pitch_value=QLabel("-");self.roll_value=QLabel("-");self.zoom_value=QLabel("-");self.focal_length_value=QLabel("-");self.record_value=QLabel("-");self.mode_value=QLabel("-");self.mount_value=QLabel("-");self.hdr_value=QLabel("-");self.model_value=QLabel("-")
        labels={"Sapma:":self.yaw_value,"Tırmanış:":self.pitch_value,"Yatış:":self.roll_value,"Yakınlaştırma:":self.zoom_value,"Odak Uzaklığı:":self.focal_length_value,"Kayıt:":self.record_value,"Mod:":self.mode_value,"Yön:":self.mount_value,"HDR:":self.hdr_value,"Model:":self.model_value}
        for row,(header_text,value_label) in enumerate(labels.items()):
            header_label=QLabel(header_text);header_label.setObjectName("StatusHeader");value_label.setObjectName("StatusValue");text_layout.addWidget(header_label,row,0);text_layout.addWidget(value_label,row,1)
        text_layout.setColumnStretch(2,1);main_layout.addLayout(text_layout,1);group_box.setLayout(main_layout);return group_box
    
    def create_tracker_control_group(self):
        group_box=QGroupBox("Görüntü Takip"); group_box.setObjectName("TrackerControlGroup"); main_h_layout=QHBoxLayout(); left_layout=QGridLayout()
        self.kp_yaw_input = QLineEdit(self.gui_config.get("kp_yaw")); self.ki_yaw_input = QLineEdit(self.gui_config.get("ki_yaw")); self.kp_pitch_input = QLineEdit(self.gui_config.get("kp_pitch")); self.ki_pitch_input = QLineEdit(self.gui_config.get("ki_pitch"))
        left_layout.addWidget(QLabel("Yönelim Kp:"),0,0); left_layout.addWidget(self.kp_yaw_input,0,1); left_layout.addWidget(QLabel("Yönelim Ki:"),1,0); left_layout.addWidget(self.ki_yaw_input,1,1)
        left_layout.addWidget(QLabel("Yükseliş Kp:"),0,2); left_layout.addWidget(self.kp_pitch_input,0,3); left_layout.addWidget(QLabel("Yükseliş Ki:"),1,2); left_layout.addWidget(self.ki_pitch_input,1,3)
        self.filter_alpha_input=QLineEdit(self.gui_config.get("filter_alpha","0.3")); self.pi_speed_limit_input=QLineEdit(self.gui_config.get("pi_speed_limit","100")); self.gimbal_filter_alpha_input=QLineEdit(self.gui_config.get("gimbal_filter_alpha","0.2"))
        left_layout.addWidget(QLabel("Piksel Filtre Alpha:"),2,0); left_layout.addWidget(self.filter_alpha_input,2,1); left_layout.addWidget(QLabel("PI Hız Limiti (%):"),2,2); left_layout.addWidget(self.pi_speed_limit_input,2,3)
        left_layout.addWidget(QLabel("Gimbal Filtre Alpha:"),3,0); left_layout.addWidget(self.gimbal_filter_alpha_input,3,1)

        self.max_jump_distance_input=QLineEdit(self.gui_config.get("max_jump_distance", "50.0"))
        self.smoothing_alpha_input=QLineEdit(self.gui_config.get("smoothing_alpha", "0.4"))
        self.smoothing_beta_input=QLineEdit(self.gui_config.get("smoothing_beta", "0.2"))

        # left_layout.addWidget(QLabel("Maks. Sıçrama (m):"), 3, 2); left_layout.addWidget(self.max_jump_distance_input, 3, 3)
        
        left_layout.addWidget(QLabel("Konum Düzeltme α:"), 4, 0); left_layout.addWidget(self.smoothing_alpha_input, 4, 1)
        left_layout.addWidget(QLabel("Trend Düzeltme β:"), 4, 2); left_layout.addWidget(self.smoothing_beta_input, 4, 3)

        self.target_lat_label=QLabel("-"); self.target_lon_label=QLabel("-"); self.target_alt_label=QLabel("-"); self.target_heading_label=QLabel("-"); self.target_velocity_label=QLabel("-")
        for label in [self.target_lat_label,self.target_lon_label,self.target_alt_label,self.target_heading_label,self.target_velocity_label]:label.setObjectName("TrackerValue")
        
        left_layout.addWidget(QLabel("Hedef Enlem:"),5,0); left_layout.addWidget(self.target_lat_label,5,1,1,3)
        left_layout.addWidget(QLabel("Hedef Boylam:"),6,0); left_layout.addWidget(self.target_lon_label,6,1,1,3)
        left_layout.addWidget(QLabel("Hedef İrtifa:"),7,0); left_layout.addWidget(self.target_alt_label,7,1,1,3)
        left_layout.addWidget(QLabel("Hedef Kerteriz (°):"),8,0); left_layout.addWidget(self.target_heading_label,8,1,1,3)
        left_layout.addWidget(QLabel("Hedef Hız (m/s):"),9,0); left_layout.addWidget(self.target_velocity_label,9,1,1,3)
        
        self.start_tracker_button=QPushButton("Takibi Başlat"); self.start_tracker_button.setObjectName("GuiTrackerButtonStart"); self.stop_tracker_button=QPushButton("Takibi Bitir"); self.stop_tracker_button.setObjectName("GuiTrackerButtonStop"); self.reset_tracker_button=QPushButton("Görüntü Takip"); self.reset_tracker_button.setCheckable(True)
        self.start_tracker_button.clicked.connect(self.start_gui_tracker); self.stop_tracker_button.clicked.connect(self.stop_gui_tracker); self.stop_tracker_button.setEnabled(False)
        self.reset_tracker_button.setStyleSheet("QPushButton{background-color:#6A5ACD;color:white;font-weight:bold;}QPushButton:checked{background-color:#FF6347;}"); self.reset_tracker_button.clicked.connect(self.trigger_image_tracker_reset)
        button_layout = QHBoxLayout(); button_layout.addWidget(self.start_tracker_button); button_layout.addWidget(self.stop_tracker_button); button_layout.addWidget(self.reset_tracker_button)
        left_layout.addLayout(button_layout,10,0,1,4)
        
        right_group = QGroupBox("Anlık Takip Verisi"); right_layout = QVBoxLayout()
        self.tracker_status_label=QLabel("-");self.dx_label=QLabel("-");self.dy_label=QLabel("-");self.dz_label=QLabel("-");self.yaw_error_label=QLabel("-");self.pitch_error_label=QLabel("-");self.yaw_integrator_label=QLabel("-");self.pitch_integrator_label=QLabel("-")
        for label in [self.tracker_status_label,self.dx_label,self.dy_label,self.dz_label,self.yaw_error_label,self.pitch_error_label,self.yaw_integrator_label,self.pitch_integrator_label]:label.setObjectName("TrackerValue")
        form_layout=QGridLayout(); form_layout.addWidget(QLabel("Takip Durum:"),0,0); form_layout.addWidget(self.tracker_status_label,0,1); form_layout.addWidget(QLabel("dx (pixel):"),1,0); form_layout.addWidget(self.dx_label,1,1); form_layout.addWidget(QLabel("dy (pixel):"),2,0); form_layout.addWidget(self.dy_label,2,1); form_layout.addWidget(QLabel("dz (metre):"),3,0); form_layout.addWidget(self.dz_label,3,1)
        form_layout.addWidget(QLabel("Sapma Hata (px):"),4,0); form_layout.addWidget(self.yaw_error_label,4,1); form_layout.addWidget(QLabel("Tırmanış Hata (px):"),5,0); form_layout.addWidget(self.pitch_error_label,5,1)
        form_layout.addWidget(QLabel("Sapma İntegratör:"),6,0); form_layout.addWidget(self.yaw_integrator_label,6,1); form_layout.addWidget(QLabel("Tırmanış İntegratör:"),7,0); form_layout.addWidget(self.pitch_integrator_label,7,1)
        right_layout.addLayout(form_layout); right_layout.addStretch(); right_group.setLayout(right_layout)
        main_h_layout.addLayout(left_layout,3); main_h_layout.addWidget(right_group,1); group_box.setLayout(main_h_layout); return group_box
    
    # --- Tracker & PI Controller Methods ---
    def trigger_image_tracker_reset(self):
        self.image_tracker_reset_flag = 1 - self.image_tracker_reset_flag
        self.reset_tracker_button.setChecked(self.image_tracker_reset_flag == 1)
        
    def calculate_target_coordinates(self, gimbal_lat, gimbal_lon, gimbal_alt, heading, pitch, distance):
        if distance <= 0: return gimbal_lat, gimbal_lon, gimbal_alt
        EARTH_RADIUS=6378137.0; heading_rad,pitch_rad,gimbal_lat_rad=math.radians(heading),math.radians(pitch),math.radians(gimbal_lat)
        horizontal_distance,delta_up = distance*math.cos(pitch_rad),distance*math.sin(pitch_rad)
        delta_north,delta_east = horizontal_distance*math.cos(heading_rad),horizontal_distance*math.sin(heading_rad)
        delta_lat=math.degrees(delta_north/EARTH_RADIUS); delta_lon=math.degrees(delta_east/(EARTH_RADIUS*math.cos(gimbal_lat_rad)))
        return gimbal_lat + delta_lat, gimbal_lon + delta_lon, gimbal_alt + delta_up

    def _initialize_smoothing(self, lat, lon, alt):
        """Çift Üstel Düzeltme filtresini ilk geçerli veriyle başlatır."""
        self.smoothed_lat = lat
        self.smoothed_lon = lon
        self.smoothed_alt = alt
        # Trend (hız) başlangıçta sıfırdır.
        self.lat_trend = 0.0
        self.lon_trend = 0.0
        self.alt_trend = 0.0

    def _apply_smoothing(self, raw_lat, raw_lon, raw_alt, alpha, beta):
        """Verilen ham koordinatlara Holt's Method'u uygular ve sınıf değişkenlerini günceller."""
        
        # Enlem için hesaplama
        last_smoothed_lat = self.smoothed_lat
        self.smoothed_lat = alpha * raw_lat + (1 - alpha) * (last_smoothed_lat + self.lat_trend)
        self.lat_trend = beta * (self.smoothed_lat - last_smoothed_lat) + (1 - beta) * self.lat_trend
        
        # Boylam için hesaplama
        last_smoothed_lon = self.smoothed_lon
        self.smoothed_lon = alpha * raw_lon + (1 - alpha) * (last_smoothed_lon + self.lon_trend)
        self.lon_trend = beta * (self.smoothed_lon - last_smoothed_lon) + (1 - beta) * self.lon_trend
        
        # İrtifa için hesaplama
        last_smoothed_alt = self.smoothed_alt
        self.smoothed_alt = alpha * raw_alt + (1 - alpha) * (last_smoothed_alt + self.alt_trend)
        self.alt_trend = beta * (self.smoothed_alt - last_smoothed_alt) + (1 - beta) * self.alt_trend

    def toggle_tracker_button_blink(self):
        COLOR_STANDBY = "#A9A9A9" if self.is_dark_theme else "#D3D3D3"
        COLOR_ACTIVE_REQUEST = "#00FF00" if self.is_dark_theme else "#32CD32"
        color = COLOR_STANDBY if self.blink_on else COLOR_ACTIVE_REQUEST
        self.start_tracker_button.setStyleSheet(f"background-color: {color}; color: black; font-weight: bold;")
        self.blink_on = not self.blink_on

    def start_gui_tracker(self):
        self.gui_tracker_enabled = True; self.is_manual_control = False
        self.yaw_integral_error, self.pitch_integral_error = 0.0, 0.0
        self.last_control_time = time.time()
        self.start_tracker_button.setEnabled(False); self.stop_tracker_button.setEnabled(True)
        self._set_manual_movement_enabled(False)  
        if self.cam and self.cam.isConnected(): self.cam.setGimbalSpeed(0, 0)
    
    def stop_gui_tracker(self):
        self.gui_tracker_enabled = False
        self.yaw_error, self.pitch_error = 0.0, 0.0
        self.yaw_integral_error, self.pitch_integral_error = 0.0, 0.0
        self.start_tracker_button.setEnabled(True); self.stop_tracker_button.setEnabled(False)
        self._set_manual_movement_enabled(True)
        if self.cam and self.cam.isConnected(): self.cam.setGimbalSpeed(0, 0)

    def _run_pi_controller(self, is_tracking):
        if not is_tracking:
            if self.cam and self.cam.isConnected(): self.cam.setGimbalSpeed(0, 0)
            return
        current_time=time.time(); dt=current_time - self.last_control_time
        if dt <= 0.001: return
        self.last_control_time = current_time
        try:
            kp_yaw,ki_yaw,kp_pitch,ki_pitch = float(self.kp_yaw_input.text()),float(self.ki_yaw_input.text()),float(self.kp_pitch_input.text()),float(self.ki_pitch_input.text())
            speed_limit = max(1, min(100, int(self.pi_speed_limit_input.text())))
        except ValueError: return
        self.yaw_error,self.pitch_error = self.tracker_dx,self.tracker_dy
        self.yaw_integral_error = max(-50,min(50,self.yaw_integral_error + self.yaw_error * dt))
        yaw_speed = (kp_yaw * self.yaw_error) + (ki_yaw * self.yaw_integral_error)
        self.pitch_integral_error = max(-50,min(50,self.pitch_integral_error + self.pitch_error * dt))
        pitch_speed = (kp_pitch * self.pitch_error) + (ki_pitch * self.pitch_integral_error)
        final_yaw_speed=int(max(-speed_limit,min(speed_limit,yaw_speed))); final_pitch_speed=int(max(-speed_limit,min(speed_limit,pitch_speed)))
        self.cam.setGimbalSpeed(final_yaw_speed, final_pitch_speed)

    def reset_status_labels(self):
        self.attitude_widget.set_attitude(0,0,0);self.yaw_value.setText("-");self.pitch_value.setText("-");self.roll_value.setText("-");self.zoom_value.setText("-");self.focal_length_value.setText("-");self.record_value.setText("-");self.mode_value.setText("-");self.mount_value.setText("-");self.hdr_value.setText("-");self.model_value.setText("-");self.target_lat_label.setText("-");self.target_lon_label.setText("-");self.target_alt_label.setText("-");self.target_heading_label.setText("-");self.target_velocity_label.setText("-")
    
    # --- UI Creation Methods ---
    def create_settings_group(self):
        group_box=QGroupBox("Gimbal Ayarları");layout=QGridLayout(); layout.addWidget(QLabel("Gimbal Modu:"),0,0)
        self.mode_combo=QComboBox(); self.mode_combo.addItems(self.motion_modes.keys()); self.mode_combo.currentIndexChanged.connect(self.change_motion_mode); layout.addWidget(self.mode_combo,0,1,1,3)
        self.gimbal_lat_input=QLineEdit(self.gui_config.get("gimbal_lat")); layout.addWidget(QLabel("Gimbal Enlem:"),1,0); layout.addWidget(self.gimbal_lat_input,1,1)
        self.gimbal_lon_input=QLineEdit(self.gui_config.get("gimbal_lon")); layout.addWidget(QLabel("Gimbal Boylam:"),1,2); layout.addWidget(self.gimbal_lon_input,1,3)
        self.gimbal_alt_input=QLineEdit(self.gui_config.get("gimbal_alt")); layout.addWidget(QLabel("Gimbal İrtifa (m):"),2,0); layout.addWidget(self.gimbal_alt_input,2,1)
        self.true_north_offset_input=QLineEdit(self.gui_config.get("north_offset")); layout.addWidget(QLabel("Gerçek Kuzey Ofseti (°):"),2,2); layout.addWidget(self.true_north_offset_input,2,3)
        layout.addWidget(QLabel("Ev Enlem:"), 3, 0); self.home_lat_input = QLineEdit(self.gui_config.get("home_lat")); layout.addWidget(self.home_lat_input, 3, 1)
        layout.addWidget(QLabel("Ev Boylam:"), 3, 2); self.home_lon_input = QLineEdit(self.gui_config.get("home_lon")); layout.addWidget(self.home_lon_input, 3, 3)
        layout.addWidget(QLabel("Ev İrtifa (m):"), 4, 0); self.home_alt_input = QLineEdit(self.gui_config.get("home_alt")); layout.addWidget(self.home_alt_input, 4, 1) 
        joystick_btn=QPushButton("Joystick Ayarları..."); joystick_btn.clicked.connect(self.open_joystick_config); layout.addWidget(joystick_btn,5,0,1,4)
        if not PYGAME_AVAILABLE: joystick_btn.setEnabled(False)
        group_box.setLayout(layout); return group_box
    
    def create_connection_group(self):
        group_box=QGroupBox("Bağlantı");layout=QHBoxLayout();self.ip_input=QLineEdit(self.gui_config.get("connection_ip"));self.port_input=QLineEdit(self.gui_config.get("connection_port"));self.connect_button=QPushButton("Bağlan");self.connect_button.clicked.connect(self.toggle_connection)
        self.status_label=QLabel("Bağlı Değil");self.status_label.setStyleSheet("color:#FF5555;font-size:14px;font-weight:bold;");layout.addWidget(QLabel("IP:"));layout.addWidget(self.ip_input);layout.addWidget(QLabel("Port:"));layout.addWidget(self.port_input);layout.addWidget(self.connect_button)
        theme_button=QPushButton("Tema Değiştir");theme_button.clicked.connect(self._toggle_theme);layout.addWidget(theme_button)
        layout.addWidget(self.status_label);group_box.setLayout(layout);return group_box
    
    # --- Action & Event Handlers ---
    def start_movement(self,direction):
        if not(self.cam and self.cam.isConnected()):return
        if self.gui_tracker_enabled: self.stop_gui_tracker()
        self.is_manual_control=True;yaw,pitch=(0,0)
        if direction=='up':pitch=self.gimbal_speed
        elif direction=='down':pitch=-self.gimbal_speed
        elif direction=='left':yaw=-self.gimbal_speed
        elif direction=='right':yaw=self.gimbal_speed
        self.cam.setGimbalSpeed(yaw,pitch)
    
    def stop_movement(self):
        self.is_manual_control=False
        if self.cam and self.cam.isConnected():self.cam.setGimbalSpeed(0,0)
    
    # --- UI Creation Methods ---
    def create_movement_group(self):
        group_box=QGroupBox("Yön ve Hız Kontrolü");main_layout=QVBoxLayout();grid_layout=QGridLayout()
        top_speed_layout=QHBoxLayout();top_speed_layout.addWidget(QLabel("Minimum Hız (%):"));self.min_speed_input=QLineEdit(self.gui_config.get("min_speed"));self.min_speed_input.setFixedWidth(50);top_speed_layout.addWidget(self.min_speed_input)
        top_speed_layout.addStretch();self.speed_label=QLabel(f"Hız: {self.gimbal_speed}%");top_speed_layout.addWidget(self.speed_label);top_speed_layout.addStretch()
        self.max_speed_input=QLineEdit(self.gui_config.get("max_speed"));self.max_speed_input.setFixedWidth(50);top_speed_layout.addWidget(QLabel("Maksimum Hız (%):"));top_speed_layout.addWidget(self.max_speed_input)
        self.speed_slider=QSlider(Qt.Horizontal);self.speed_slider.setRange(1,100);self.speed_slider.setValue(self.gimbal_speed);self.speed_slider.valueChanged.connect(self.speed_changed);
        main_layout.addLayout(top_speed_layout);main_layout.addWidget(self.speed_slider)
        self.up_btn,self.down_btn,self.left_btn,self.right_btn,self.center_btn=QPushButton("Yukarı"),QPushButton("Aşağı"),QPushButton("Sol"),QPushButton("Sağ"),QPushButton("Merkezle")
        self.up_btn.pressed.connect(lambda:self.start_movement('up'));self.down_btn.pressed.connect(lambda:self.start_movement('down'));self.left_btn.pressed.connect(lambda:self.start_movement('left'));self.right_btn.pressed.connect(lambda:self.start_movement('right'))
        self.up_btn.released.connect(self.stop_movement);self.down_btn.released.connect(self.stop_movement);self.left_btn.released.connect(self.stop_movement);self.right_btn.released.connect(self.stop_movement)
        self.center_btn.clicked.connect(self.center_gimbal);grid_layout.addWidget(self.up_btn,0,1);grid_layout.addWidget(self.left_btn,1,0);grid_layout.addWidget(self.center_btn,1,1);grid_layout.addWidget(self.right_btn,1,2);grid_layout.addWidget(self.down_btn,2,1)
        main_layout.addLayout(grid_layout); group_box.setLayout(main_layout); return group_box
    
    def create_camera_actions_group(self):
        group_box=QGroupBox("Kamera Fonksiyonları");layout=QHBoxLayout();photo_btn,record_btn=QPushButton("Fotoğraf Çek"),QPushButton("Video Kaydet");zoom_in_btn,zoom_out_btn=QPushButton("Yakınlaştır (+)"),QPushButton("Uzaklaştır (-)")
        photo_btn.clicked.connect(self.take_photo);record_btn.clicked.connect(self.toggle_record);zoom_in_btn.pressed.connect(lambda:self.start_zoom(1));zoom_in_btn.released.connect(self.stop_zoom);zoom_out_btn.pressed.connect(lambda:self.start_zoom(-1));zoom_out_btn.released.connect(self.stop_zoom)
        layout.addWidget(photo_btn);layout.addWidget(record_btn);layout.addWidget(zoom_in_btn);layout.addWidget(zoom_out_btn);group_box.setLayout(layout);return group_box
    
    def create_focus_group(self):
        group_box=QGroupBox("Odaklama Kontrolü");layout=QHBoxLayout();self.focus_mode_combo=QComboBox();self.focus_mode_combo.addItems(["Otomatik Odaklama","Manuel Odaklama"]);self.focus_mode_combo.currentIndexChanged.connect(self.on_focus_mode_changed);layout.addWidget(QLabel("Mod:"));layout.addWidget(self.focus_mode_combo)
        self.refocus_button=QPushButton("Tekrar Odakla");self.refocus_button.clicked.connect(self.trigger_autofocus);layout.addWidget(self.refocus_button);self.focus_near_button=QPushButton("Daha Yakın (+)");self.focus_near_button.pressed.connect(lambda:self.start_manual_focus(1));self.focus_near_button.released.connect(self.stop_manual_focus);layout.addWidget(self.focus_near_button)
        self.focus_far_button=QPushButton("Daha Uzak (-)");self.focus_far_button.pressed.connect(lambda:self.start_manual_focus(-1));self.focus_far_button.released.connect(self.stop_manual_focus);layout.addWidget(self.focus_far_button);group_box.setLayout(layout);group_box.setEnabled(False);self.on_focus_mode_changed(0);return group_box
    
    def create_tracker_group(self):
        group_box=QGroupBox("Görüntü İşleme Servisi");layout=QGridLayout();self.tracker_ip_input=QLineEdit(self.gui_config.get("tracker_listen_ip"));self.tracker_port_input=QLineEdit(self.gui_config.get("tracker_listen_port"));layout.addWidget(QLabel("Dinleme IP Adresi:"),0,0);layout.addWidget(self.tracker_ip_input,0,1);layout.addWidget(QLabel("Dinleme Portu:"),1,0);layout.addWidget(self.tracker_port_input,1,1)
        self.tracker_button=QPushButton("Servisi Başlat");self.tracker_button.setCheckable(True);self.tracker_button.setObjectName("TrackerButton");self.tracker_button.clicked.connect(self.toggle_tracker_service);layout.addWidget(self.tracker_button,2,0,1,2);group_box.setLayout(layout);group_box.setEnabled(False);return group_box
    
    def create_interface_service_group(self):
        group_box=QGroupBox("Arayüz Servis");layout=QGridLayout();self.interface_ip_input=QLineEdit(self.gui_config.get("interface_target_ip"));self.interface_port_input=QLineEdit(self.gui_config.get("interface_target_port"))
        layout.addWidget(QLabel("Hedef IP:"),0,0);layout.addWidget(self.interface_ip_input,0,1);layout.addWidget(QLabel("Hedef Port:"),1,0);layout.addWidget(self.interface_port_input,1,1)
        self.interface_button=QPushButton("Servisi Başlat");self.interface_button.setCheckable(True);self.interface_button.setObjectName("InterfaceButton");self.interface_button.clicked.connect(self.toggle_interface_service)
        layout.addWidget(self.interface_button,2,0,1,2);group_box.setLayout(layout);group_box.setEnabled(False);return group_box
    
    def create_logging_group(self):
        group_box = QGroupBox("Arayüz Veri Kaydı")
        layout = QHBoxLayout()
        self.log_button = QPushButton("Kaydı Başlat")
        self.log_button.setCheckable(True)
        self.log_button.setObjectName("LogButton")
        self.log_button.clicked.connect(self.toggle_logging)
        layout.addWidget(self.log_button)
        group_box.setLayout(layout)
        group_box.setEnabled(False)
        return group_box

    # --- Connection & State Methods ---
    def connect_worker(self,ip,port):
        self.cam=SIYISDK(server_ip=ip,port=port,debug=False)
        if self.cam.connect(): QTimer.singleShot(0,self.connection_successful)
        else: QTimer.singleShot(0,self.connection_failed)
    
    def connection_failed(self):
        self.status_label.setText("Bağlantı Hatası");self.status_label.setStyleSheet("color:#FF5555;");self.connect_button.setText("Bağlan");self.toggle_controls(False)
    
    def toggle_connection(self):
        if self.cam and self.cam.isConnected():
            self.main_update_timer.stop();self.cam.disconnect();self.cam=None;self.status_label.setText("Bağlı Değil");self.status_label.setStyleSheet("color:#FF5555;");self.connect_button.setText("Bağlan");self.toggle_controls(False);self.reset_status_labels()
        else:
            try:
                ip,port=self.ip_input.text(),int(self.port_input.text());self.status_label.setText("Bağlanılıyor...");self.status_label.setStyleSheet("color:#F0E68C;");threading.Thread(target=self.connect_worker,args=(ip,port),daemon=True).start()
            except (ValueError, TypeError): self.status_label.setText("Geçersiz IP/Port"); self.status_label.setStyleSheet("color:#FF5555;")
    
    def connection_successful(self):
        self.status_label.setText("Bağlandı");self.status_label.setStyleSheet("color:#55FF55;");self.connect_button.setText("Bağlantıyı Kes");self.toggle_controls(True);self.main_update_timer.start(20)
        model_name=self.cam.getCameraTypeString()or"Bilinmiyor";self.model_value.setText(f"{model_name}")
    
    def _set_manual_movement_enabled(self,enabled):
        self.up_btn.setEnabled(enabled);self.down_btn.setEnabled(enabled);self.left_btn.setEnabled(enabled);self.right_btn.setEnabled(enabled);self.center_btn.setEnabled(enabled);self.speed_slider.setEnabled(enabled);self.min_speed_input.setEnabled(enabled);self.max_speed_input.setEnabled(enabled)
    
    def toggle_controls(self,enabled):
        for child in self.findChildren(QGroupBox):
            if child.title() != "Bağlantı": child.setEnabled(enabled)
        if enabled: self._set_manual_movement_enabled(not self.gui_tracker_enabled)
        else: self._set_manual_movement_enabled(False)

    # --- Action & Event Handlers ---
    def speed_changed(self,value):self.gimbal_speed=value;self.speed_label.setText(f"Hız: {self.gimbal_speed}%")
    def center_gimbal(self):
        if self.gui_tracker_enabled: self.stop_gui_tracker()
        if self.cam and self.cam.isConnected():self.cam.requestCenterGimbal()
    def take_photo(self):
        if self.cam and self.cam.isConnected():self.cam.takePhoto()
    def toggle_record(self):
        if self.cam and self.cam.isConnected():self.cam.toggleRecording()
    def start_zoom(self,direction):
        if self.cam and self.cam.isConnected():self.cam.requestManualZoom(direction)
    def stop_zoom(self):
        if self.cam and self.cam.isConnected():self.cam.requestManualZoom(0)
    def change_motion_mode(self):
        if not(self.cam and self.cam.isConnected()):return
        sdk_mode_code=self.motion_modes.get(self.mode_combo.currentText());
        if sdk_mode_code:self.cam.setMotionMode(sdk_mode_code)
    def on_focus_mode_changed(self,index):
        is_manual=(self.focus_mode_combo.currentText()=="Manuel Odaklama");self.refocus_button.setEnabled(not is_manual);self.focus_near_button.setEnabled(is_manual);self.focus_far_button.setEnabled(is_manual)
    def trigger_autofocus(self):
        if self.cam and self.cam.isConnected():self.cam.requestAutoFocus()
    def start_manual_focus(self,direction):
        if self.cam and self.cam.isConnected():self.cam.requestManualFocus(direction)
    def stop_manual_focus(self):
        if self.cam and self.cam.isConnected():self.cam.requestManualFocus(0)
    
    # --- Service & Communication Methods ---
    def toggle_tracker_service(self, checked):
        if checked:
            try:
                listen_ip,port=self.tracker_ip_input.text(),int(self.tracker_port_input.text())
                self.tracker_socket=socket.socket(socket.AF_INET, socket.SOCK_DGRAM); self.tracker_socket.bind((listen_ip, port))
                self.tracker_thread_stop_flag.clear(); self.tracker_handler_thread=threading.Thread(target=self.receive_tracker_data_loop,daemon=True); self.tracker_handler_thread.start()
                self.tracker_button.setText("Servisi Durdur"); print(f"UDP Tracker servisi {listen_ip}:{port} üzerinde başlatıldı.")
            except Exception as e:
                print(f"UDP Tracker servisi başlatılamadı: {e}"); self.tracker_button.setChecked(False)
                if self.tracker_socket: self.tracker_socket.close(); self.tracker_socket=None
        else:
            self.tracker_thread_stop_flag.set()
            if self.tracker_socket: self.tracker_socket.close() 
            if self.tracker_handler_thread and self.tracker_handler_thread.is_alive(): self.tracker_handler_thread.join(timeout=0.2)
            self.tracker_socket, self.tracker_handler_thread = None, None
            self.tracker_button.setText("Servisi Başlat"); self.reset_tracker_state(); print("UDP Tracker servisi durduruldu.")

    def reset_target_info(self):
        """GUI üzerindeki hedef etiketlerini temizler ve filtre durumlarını sıfırlar."""
        self.target_lat, self.target_lon, self.target_alt = 0.0, 0.0, 0.0
        self.target_lat_label.setText("-"); self.target_lon_label.setText("-")
        self.target_alt_label.setText("-"); self.target_heading_label.setText("-")
        self.target_velocity_label.setText("-"); self.yaw_error_label.setText("-")
        self.pitch_error_label.setText("-"); self.yaw_integrator_label.setText("-")
        self.pitch_integrator_label.setText("-")
        
        # Filtre durumlarını sıfırla
        self.filter_initialized = False
        self.smoothed_lat, self.lat_trend = 0.0, 0.0
        self.smoothed_lon, self.lon_trend = 0.0, 0.0
        self.smoothed_alt, self.alt_trend = 0.0, 0.0

    def reset_tracker_state(self):
        self.tracker_status=0;self.tracker_dx=0;self.tracker_dy=0;self.tracker_dz=0.0
        self.tracker_client_addr = None; self.last_tracker_data_time = 0 
        if self.gui_tracker_enabled: self.stop_gui_tracker()
        with self.tracker_data_queue.mutex:self.tracker_data_queue.queue.clear()

        self.reset_target_info() # Filtreleri ve GUI'yi temizler

        self.filtered_heading, self.filtered_pitch = 0.0, 0.0
        self.prev_target_lat, self.prev_target_lon, self.prev_target_alt = 0.0, 0.0, 0.0
        self.last_target_update_time = time.time()
        self.current_target_heading, self.current_target_velocity = 0.0, 0.0
        self.velocity_buffer.clear(); self.heading_buffer.clear()
        QTimer.singleShot(0, self.update_tracker_gui_labels)

    def update_tracker_gui_labels(self):
        self.tracker_status_label.setText(f"{self.tracker_status}"); self.dx_label.setText(f"{self.tracker_dx}"); self.dy_label.setText(f"{self.tracker_dy}"); self.dz_label.setText(f"{self.tracker_dz:.2f}")

    def toggle_interface_service(self,checked):
        if checked:
            try:
                self.interface_socket=socket.socket(socket.AF_INET,socket.SOCK_DGRAM);self.interface_button.setText("Servisi Durdur")
            except Exception as e:print(f"Arayüz servisi başlatılamadı: {e}");self.interface_button.setChecked(False)
        else:
            if self.interface_socket:self.interface_socket.close()
            self.interface_socket=None;self.interface_button.setText("Servisi Başlat")
    
    # --- Styling and Theming ---
    def _toggle_theme(self):
        self.is_dark_theme = not self.is_dark_theme
        self._apply_stylesheet(self.light_style if not self.is_dark_theme else self.dark_style)
    
    def _apply_stylesheet(self, style):
        self.setStyleSheet(style)
        for win in QApplication.topLevelWidgets():
            if isinstance(win, QDialog): win.setStyleSheet(style)
    
    def _define_stylesheets(self):
        self.dark_style="""QWidget,QDialog{background-color:#2E2E2E;color:#F0F0F0;font-family:Arial;}QGroupBox{font:bold 14px;border:1px solid #555;border-radius:5px;margin-top:1ex;padding-top:15px;}QGroupBox::title{subcontrol-origin:margin;subcontrol-position:top center;padding:0 5px;}QPushButton{background-color:#555;border:1px solid #777;padding:8px;border-radius:4px;font-size:12px;}QPushButton:hover{background-color:#6A6A6A;}QPushButton:pressed{background-color:#4C4C4C;}QPushButton#TrackerButton,QPushButton#InterfaceButton,QPushButton#LogButton{background-color:#006400;}QPushButton#TrackerButton:checked,QPushButton#InterfaceButton:checked,QPushButton#LogButton:checked{background-color:#8B0000;}QLineEdit,QComboBox{background-color:#444;border:1px solid #666;padding:5px;border-radius:4px;color:#F0F0F0;}QLabel#StatusValue,QLabel#TrackerValue{font-size:13px;font-weight:bold;color:#00AEEF;}QLabel#StatusHeader,QLabel#TrackerHeader{font-size:13px;color:#CCCCCC;}QPushButton#GuiTrackerButtonStart{background-color:#006400; color:white; font-weight:bold;}QPushButton#GuiTrackerButtonStop{background-color:#8B0000; color:white; font-weight:bold;}"""
        self.light_style="""QWidget,QDialog{background-color:#f0f0f0;color:#333;font-family:Arial;}QGroupBox{font:bold 14px;border:1px solid #ccc;border-radius:5px;margin-top:1ex;padding-top:15px;}QPushButton{background-color:#e0e0e0;border:1px solid #aaa;padding:8px;border-radius:4px;font-size:12px;}QPushButton:hover{background-color:#e8e8e8;}QPushButton:pressed{background-color:#d0d0d0;}QPushButton#TrackerButton,QPushButton#InterfaceButton,QPushButton#LogButton{background-color:#2E8B57;}QPushButton#TrackerButton:checked,QPushButton#InterfaceButton:checked,QPushButton#LogButton:checked{background-color:#A52A2A;}QLineEdit,QComboBox{background-color:#fff;border:1px solid #aaa;padding:5px;border-radius:4px;color:#333;}QLabel#StatusValue,QLabel#TrackerValue{font-size:13px;font-weight:bold;color:#007ACC;}QLabel#StatusHeader,QLabel#TrackerHeader{font-size:13px;color:#555;}QPushButton#GuiTrackerButtonStart{background-color:#2E8B57; color:white; font-weight:bold;}QPushButton#GuiTrackerButtonStop{background-color:#A52A2A; color:white; font-weight:bold;}"""
    
    # --- Veri Kaydı (Loglama) Metodları ---
    def toggle_logging(self, checked):
        if checked:
            try:
                timestamp=datetime.now().strftime("%Y%m%d_%H%M%S");filename=f"gimbal_log_{timestamp}.csv"
                self.log_file=open(filename,'w',newline='',encoding='utf-8');self.csv_writer=csv.writer(self.log_file)
                self._write_log_header();self.is_logging=True;self.log_button.setText("Kaydı Durdur");print(f"Veri kaydı başlatıldı: {filename}")
            except Exception as e: print(f"Veri kaydı başlatılamadı: {e}"); self.log_button.setChecked(False)
        else:
            if self.log_file: self.log_file.close()
            self.log_file,self.csv_writer,self.is_logging=None,None,False;self.log_button.setText("Kaydı Başlat");print("Veri kaydı durduruldu.")

    def _write_log_header(self):
        if not self.csv_writer: return
        headers = [
            "time", "raw_yaw", "raw_pitch", "raw_roll", "filtered_heading", "filtered_pitch", "zoom_level", 
            "focal_length", "record_state", "motion_mode", "mount_dir", "hdr_state", "tracker_status", 
            "tracker_dx", "tracker_dy", "tracker_dz", "is_gui_tracking_enabled", "target_latitude", 
            "target_longitude", "target_altitude", "target_velocity", "target_heading", "yaw_pi_error", 
            "pitch_pi_error", "yaw_pi_integrator", "pitch_pi_integrator", "kp_yaw", "ki_yaw", "kp_pitch", 
            "ki_pitch", "pixel_filter_alpha", "pi_speed_limit", "gimbal_filter_alpha", "max_jump_distance",
            "smoothing_alpha", "smoothing_beta", "gimbal_lat_input", "gimbal_lon_input", "gimbal_alt_input",
            "north_offset_input", "home_lat_input", "home_lon_input", "home_alt_input",
            "min_speed_input", "max_speed_input"
        ]
        self.csv_writer.writerow(headers)

    def _write_log_entry(self, log_data):
        if not self.csv_writer: return
        self.csv_writer.writerow([datetime.now().strftime("%Y-%m-%d %H:%M:%S.%f")[:-3]] + list(log_data.values()))

    # --- Cleanup ---
    def closeEvent(self,event):
        self.save_gui_config()
        if self.is_logging: self.toggle_logging(False)
        self.main_update_timer.stop()
        if self.tracker_button.isChecked():self.toggle_tracker_service(False)
        if self.interface_button.isChecked():self.toggle_interface_service(False)
        if PYGAME_AVAILABLE:
            if self.joystick_handler:self.joystick_handler.stop()
            if self.joystick_thread and self.joystick_thread.is_alive():self.joystick_thread.join()
            pygame.quit()
        if self.cam:self.cam.disconnect()
        event.accept()

if __name__=='__main__':
    if PYGAME_AVAILABLE:
        pygame.init()
    app=QApplication(sys.argv)
    ex=GimbalGUI()
    ex.showMaximized() 
    sys.exit(app.exec_())